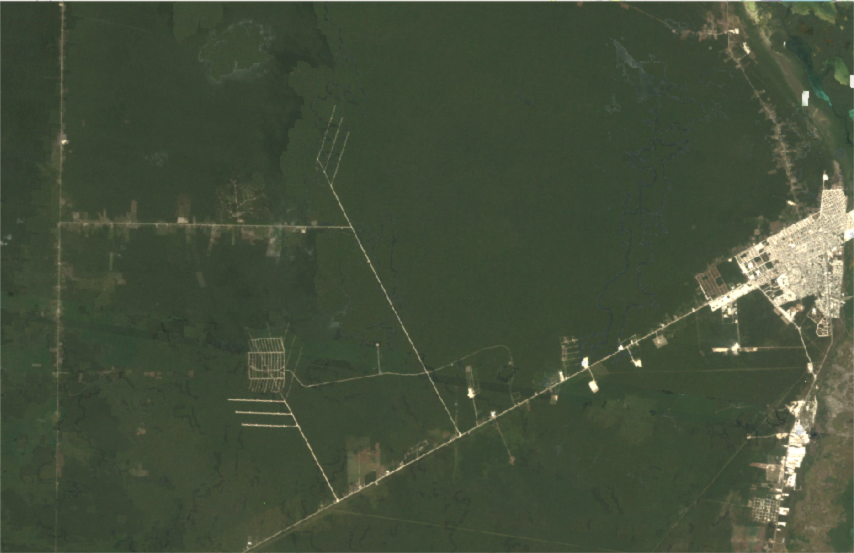
#> input picture module03-histograms-and-color-segmentation/Applications/Images/1985.png, 1708 x 1106 px (shown at 1/2 size)
$ jupyter execute Deforestation-Analysis-using-Color-Segmentation.ipynb   (shell and % lines are left out)
#> lines starting #> are read from the running program, lines starting #| are printed output that depends on the picture; after the words box and inside, x2 and y2 are one past the last pixel; in counts of white or black regions, pixels touching at a corner belong together
# Application: Deforestation Analysis using Color Segmentation

This notebook will help you learn about an application of Color Segmentation using OpenCV. You will learn some important lessons using some simple examples. In this notebook, you will learn the following:

* Analyzing image using Histograms
* Segmenting a particular color range in an image and creating a mask in both RGB and HSV space
* Build a simple application for analyzing satellite imagery

**NOTE**: The satellite images can be obtained from various sources. To keep things simple, in this example we have taken images from the Google Earth Engine from a certain region in Cancun, Mexico.

[cell 1]
import cv2
import glob
import numpy as np
import matplotlib.pyplot as plt
plt.rcParams['image.cmap'] = 'gray'

if 'google.colab' in str(get_ipython()):
    print("Downloading Code to Colab Environment")
    !wget https://www.dropbox.com/sh/s1bc9bnavqx9ryo/AABFVq9q_73nOcZ4T05k40rga?dl=1 -O module-code.zip -q --show-progress
    !unzip -qq module-code.zip
else:
    pass

# 1. Read Images
We will use images from year 1985, 1993, 2001 and 2011 in this example. Let us read the images and see how much difference we can perceive.

[cell 2]
# Reading first screenshot.
image1 = cv2.imread('Images/1985.png')
#> image1 is the input picture: shape (1106, 1708, 3); mean B, G, R 58.6, 79.3, 68.7
image2 = cv2.imread('Images/1993.png')
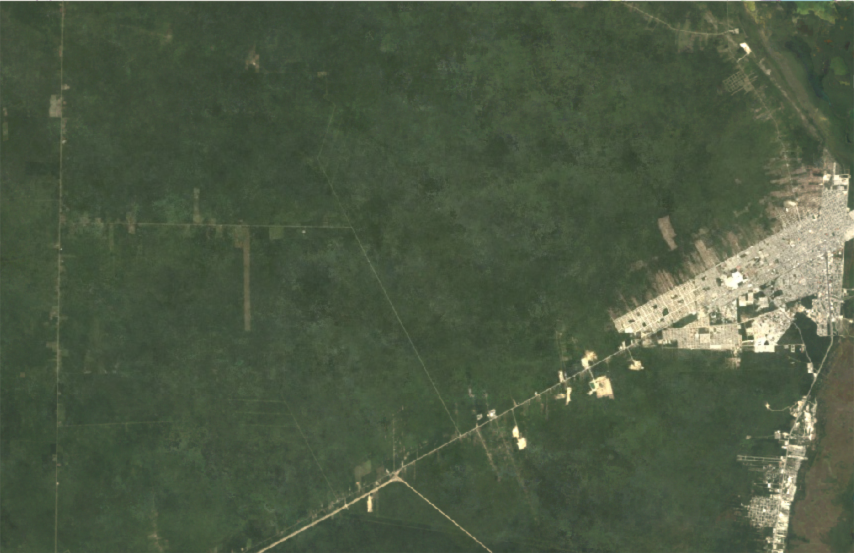
#> input picture module03-histograms-and-color-segmentation/Applications/Images/1993.png, 1708 x 1106 px (shown at 1/2 size)
#> image2 is the input picture: shape (1106, 1708, 3); mean B, G, R 67.6, 89.8, 77.3
image3 = cv2.imread('Images/2001.png')
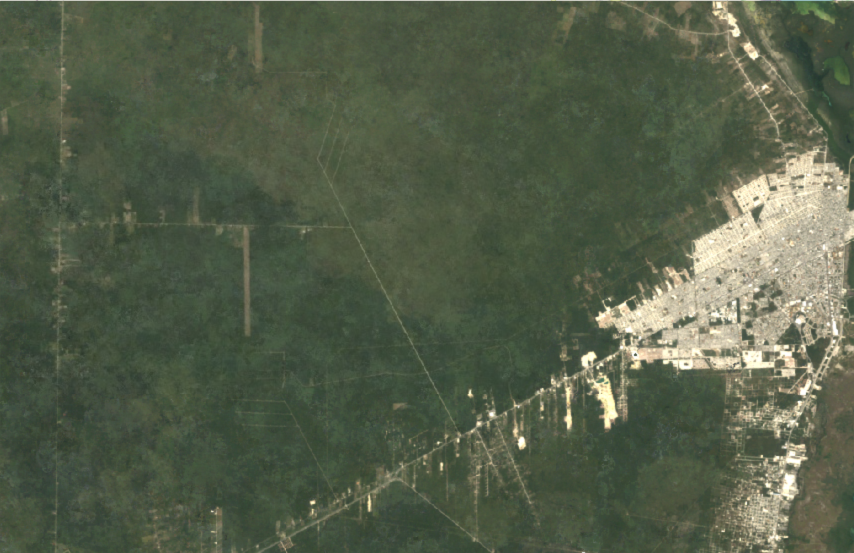
#> input picture module03-histograms-and-color-segmentation/Applications/Images/2001.png, 1708 x 1106 px (shown at 1/2 size)
#> image3 is the input picture: shape (1106, 1708, 3); mean B, G, R 73.7, 94.8, 85
image4 = cv2.imread('Images/2011.png')
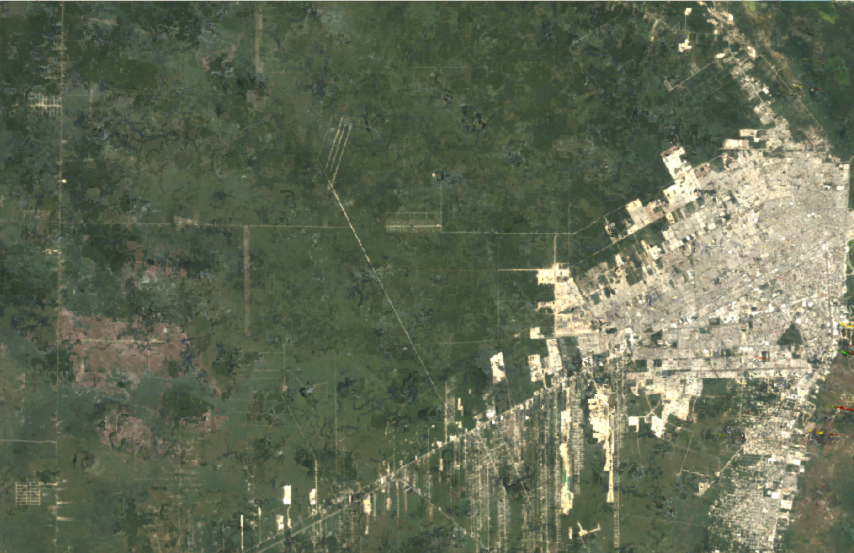
#> input picture module03-histograms-and-color-segmentation/Applications/Images/2011.png, 1708 x 1106 px (shown at 1/2 size)
#> image4 is the input picture: shape (1106, 1708, 3); mean B, G, R 84.8, 106.9, 98.7


fig = plt.figure(figsize=[20, 10])

ax = fig.add_subplot(2, 2, 1)
ax.set_title('1985')
plt.imshow(image1[:, :, ::-1])

ax = fig.add_subplot(2, 2, 2)
ax.set_title('1993')
plt.imshow(image2[:, :, ::-1])

ax = fig.add_subplot(2, 2, 3)
ax.set_title('2001')
plt.imshow(image3[:, :, ::-1])

ax = fig.add_subplot(2, 2, 4)
ax.set_title('2011')
plt.imshow(image4[:, :, ::-1])

# 2. View Channels
We can see that most of the image is green, with patches of creamy-white color. Also, the shade of green keeps changing over years. How do we find the forest area? Let us visualize the different channels.

We will check the channels for the year 1985 and 2011.

[cell 3]
b1, g1, r1 = cv2.split(image1)
b4, g4, r4 = cv2.split(image4)
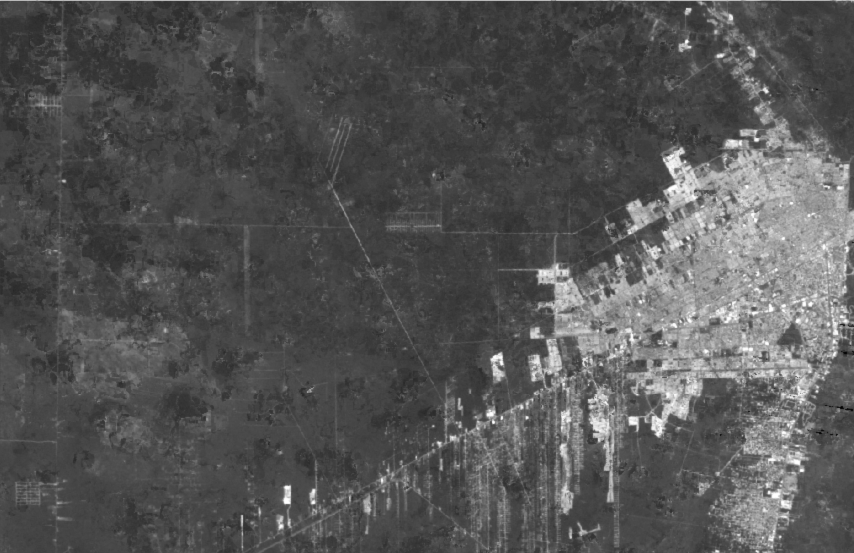
#> b4: shape (1106, 1708) (shown at 1/2 size); min 0, max 255, mean 84.8
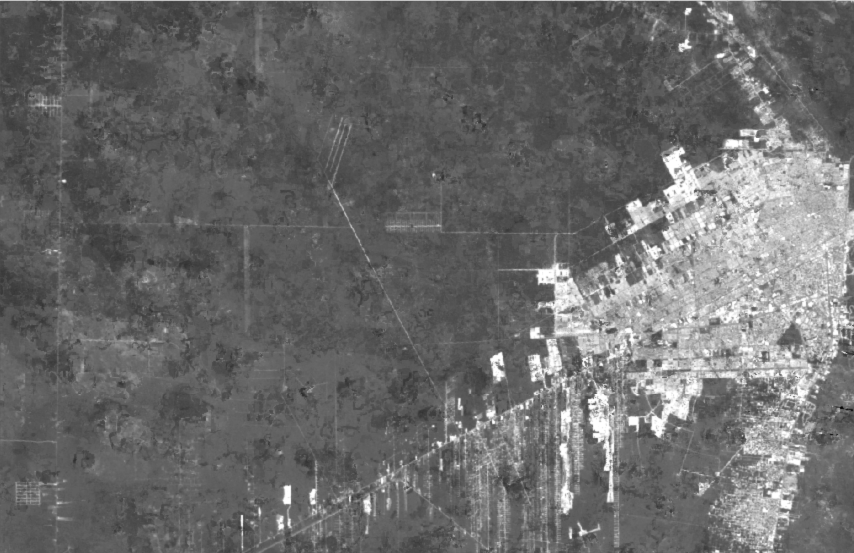
#> g4: shape (1106, 1708) (shown at 1/2 size); min 0, max 255, mean 106.9

# Show the channels.
plt.figure(figsize = [20, 15])
plt.subplot(331); plt.imshow(image1[:, :, ::-1]); plt.title('Original 1985')
plt.subplot(332); plt.imshow(image4[:, :, ::-1]); plt.title('Original 2011')

plt.subplot(334); plt.imshow(r1); plt.title('Red Channel - 1985')
plt.subplot(335); plt.imshow(g1); plt.title('Green Channel - 1985')
plt.subplot(336); plt.imshow(b1); plt.title('Blue Channel - 1985')

plt.subplot(337); plt.imshow(r4); plt.title('Red Channel - 2011')
plt.subplot(338); plt.imshow(g4); plt.title('Green Channel - 2011')
plt.subplot(339); plt.imshow(b4); plt.title('Blue Channel - 2011')

If you look at the green channels of 1985, it is dark in the areas of forest and for 2011, the green channel is a little brighter as compared to the 1985 one. So, to find the green area, one way would be to apply a threshold on the green channel and check the results iteratively until you find the results are satisfactory. But that would be time consuming and error-prone. A better way would be to check the histogram to find out the range of values for the particular color that we want to segment. Let us have a look at the histograms.

# 3. Find Image Histograms
As we saw in the previous section, we will use calcHist() function to compute the histograms for each channel of the image. Since all of the images are BGR format, we will use 256 bins and plot the same. Let's see how it looks.

## 3.1 Plotting linear and logarithmic histograms

[cell 4]
def draw_image_histogram_bgr(image, title = '', yscale = 'linear'):
    """Utility to plot bgr histograms for all color channels independently."""
#> called with title = '1985', yscale = 'linear'
    histB = cv2.calcHist([image], [0], None, [256], [0, 255])
#> histB = 256 values, max 279030 at index 53, min 0 at index 0, mean 7377.7
    histG = cv2.calcHist([image], [1], None, [256], [0, 255])
#> histG = 256 values, max 238306 at index 73, min 0 at index 0, mean 7369.1
    histR = cv2.calcHist([image], [2], None, [256], [0, 255])
#> histR = 256 values, max 174273 at index 61, min 0 at index 0, mean 7363.3

    # Plot the histograms for each channel.
    fig = plt.figure(figsize = [20, 5])
    fig.suptitle(title)

    ax = fig.add_subplot(1, 3, 1)
    ax.set_yscale(yscale)
    plt.plot(histB, color = 'b', label = 'Blue')
    ax.grid()
    ax.legend()

    ax = fig.add_subplot(1, 3, 2)
    ax.set_yscale(yscale)
    plt.plot(histG, color = 'g', label = 'Green')
    ax.grid()
    ax.legend()

    ax = fig.add_subplot(1, 3, 3)
    ax.set_yscale(yscale)
    plt.plot(histR, color = 'r', label = 'Red')
    ax.grid()
    ax.legend()

    plt.show()
#> figure, not shown here; panel 1: curve peaks at x = 53, y = 279030; panel 2: curve peaks at x = 73, y = 238306; panel 3: curve peaks at x = 61, y = 174273

# Calculate and draw the histograms for the images.
draw_image_histogram_bgr(image1, '1985')
draw_image_histogram_bgr(image4, '2011')

[cell 5]
# Display the Log plots.
draw_image_histogram_bgr(image1,'1985 - Log Plot', 'log')
draw_image_histogram_bgr(image4,'2011 - Log Plot', 'log')

## 3.1. Conclusion
We can see from the 1985 plot that there is a huge peak around the intensity value of ~60 and that most of the values lie in the range 50 to 80. The range is much wider in case of 2011.

It is worth checking the Log plot as that gives us an indication that the values after the peaks are not zero (the linear plot gives an impression that all values after the peak is zero).

The second observation comes from the 2011 histogram: you can see a second, smaller peak around the intensity value of ~190. This belongs to the bright "port" region on the right.

Now that we have the histograms that show the range of values that belongs to the green channel, we can use them to segment the image and find the forest cover for each image.

# 4. Color Segmentation using inRange
We will use the function `inRange` to find out the mask for the green color from the image.

<hr   style="border:none; height: 4px; background-color: #D3D3D3 " />

**`inRange()`** Creates a mask on the basis of color values.

### <font style="color:rgb(8,133,37)">Function Syntax </font>
```
dst = cv2.inRange(src, lowerb, upperb[, dst])
```

`dst`: the output array of the same size as src and CV_8U type.

The function has **3 required arguments**:

1. `src`: first input array.
2. `lowerb`: inclusive lower boundary array or a scalar.
3. `upperb`: inclusive upper boundary array or a scalar.

### <font style="color:rgb(8,133,37)">OpenCV Documentation</font>

[**`inRange()`**](https://docs.opencv.org/4.5.2/d2/de8/group__core__array.html#ga48af0ab51e36436c5d04340e036ce981)

<hr   style="border:none; height: 4px; background-color: #D3D3D3 " />

You should play around with the values that we have used and see the results.

[cell 6]
def detect_green_BGR(img):
    """Detect and return a mask for the green area of an image using BGR segmentation."""
    lower_BGR_values = np.array([0, 50, 0], dtype = 'uint8')
    upper_BGR_values = np.array([255, 100, 255], dtype = 'uint8')

    # Create a mask using the lower and upper range.
    mask_BGR = cv2.inRange(img, lower_BGR_values, upper_BGR_values)
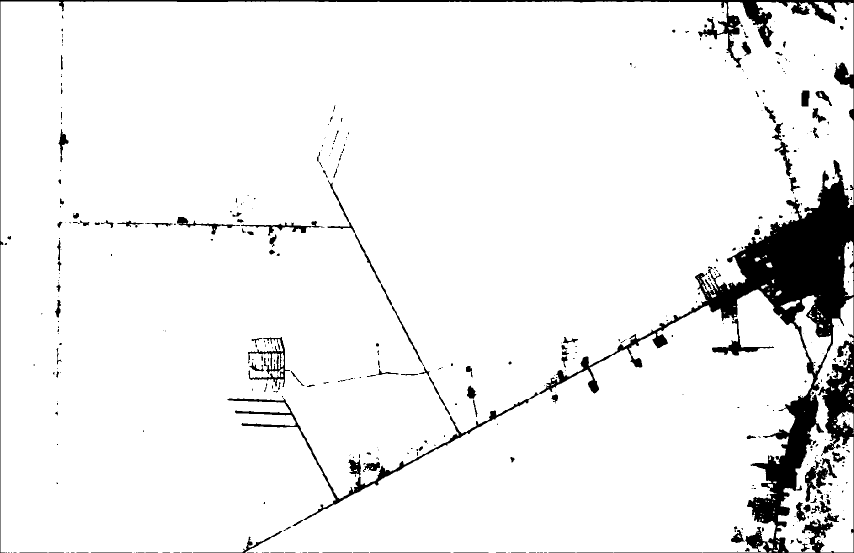
#> mask_BGR: shape (1106, 1708) (shown at 1/2 size); 93.4% white; 432 black regions (280 under 20 px), largest, box (x1, y1, x2, y2) and area: (0, 0, 1708, 1106) 93709, (455, 785, 1077, 1040) 5936, (496, 674, 580, 774) 1812

    return mask_BGR

# 5. Detect and Plot Segmented Output
We will display the results for the segmentation obtained using the above function.

[cell 7]
segmented_green = detect_green_BGR(image1)

fig = plt.figure(figsize = (20, 10))

ax = fig.add_subplot(1, 2, 1)
plt.imshow(image1[:, :, ::-1])
ax.set_title('Original')

ax = fig.add_subplot(1, 2, 2)
plt.imshow(segmented_green, cmap = 'gray')
ax.set_title('Color Segmented in Green Channel')

plt.show()

We can see that the green regions are very well segmented as desired. Now, let us find the percentage of the green region in the image.

# 6. Find percentage of non-zero pixels
We will use this function to compute the percentage of green pixels in the image. We use the function `countNonZero` to find the non zero pixels and then divide the number with the total number of pixels in the image. This gives us the percentage of non-zero pixels in the image.

[cell 8]
def percent_forest(gray_img):
    """Return the percentage of the image detected to be forested."""
    c = cv2.countNonZero(gray_img)
#> c = 1764854

    # Finding number of pixels in image to find percentage.
    t = gray_img.shape[0] * gray_img.shape[1]
#> t = 1889048

    # Rounding off to 2 decimal place.
    return round((c / t) * 100, 2)

[cell 9]
segmented_green = detect_green_BGR(image1)
green_ratio = percent_forest(segmented_green)
#> green_ratio = 93.43

fig = plt.figure(figsize = (20, 20))

ax = fig.add_subplot(1, 2, 1)
plt.imshow(image1[:, :, ::-1])
ax.set_title('Original')

ax = fig.add_subplot(1, 2, 2)
plt.imshow(segmented_green, cmap = 'gray')
ax.set_title('Color Segmented in Green Channel: ' + str(green_ratio) + '%')

plt.show()
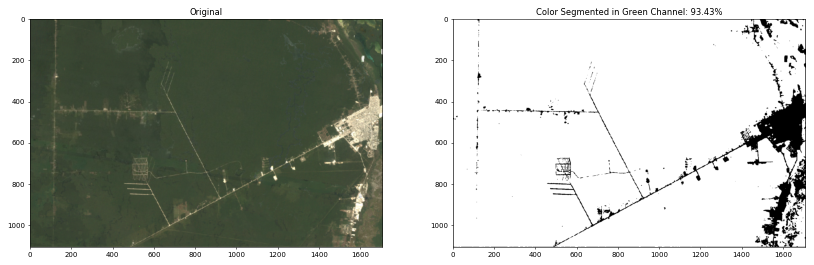
#> figure drawn by matplotlib, 2 panels

# 7. Check for all images
Now, let us check the percentage greenery in some more images. We will use 4 images taken from 1985, 1993, 2001, and 2011.

[cell 10]
image_files = glob.glob("Images/*.png")
image_files.sort()
for image_file in image_files:
    image = cv2.imread(image_file)

    segmented_green = detect_green_BGR(image)
    green_ratio = percent_forest(segmented_green)

    fig = plt.figure(figsize = (20, 10))
    ax = fig.add_subplot(1, 2, 1)
    plt.imshow(image[:, :, ::-1])
    ax.set_title('Original - ' + image_file)

    ax = fig.add_subplot(1, 2, 2)
    plt.imshow(segmented_green, cmap = 'gray')
    ax.set_title('Color Segmented in Green Channel: ' + str(green_ratio) + '%')

    plt.show()

# 8. Analysis using the HSV Color Space

Another approach to this segmentation problem is to use the HSV color space to isolate the range of hue values representing the forested areas.

[cell 11]
def draw_image_histogram_hsv(image, title = '', yscale = 'linear'):
    """Utility to plot histograms for the hue, saturation, value channels independently."""
#> called with title = '1985', yscale = 'linear'
    HSV_image = cv2.cvtColor(image, cv2.COLOR_BGR2HSV)
#> HSV_image: shape (1106, 1708, 3); mean H, S, V 46.3, 68.8, 79.7

    histH = cv2.calcHist([HSV_image], [0], None, [180], [0, 179])
#> histH = 180 values, max 220880 at index 48, min 0 at index 1, mean 10494.7
    histS = cv2.calcHist([HSV_image], [1], None, [256], [0, 255])
#> histS = 256 values, max 127831 at index 71, min 0 at index 125, mean 7379.1
    histV = cv2.calcHist([HSV_image], [2], None, [256], [0, 255])
#> histV = 256 values, max 238304 at index 73, min 0 at index 0, mean 7363.3

    # Plot the histograms for each channel.
    fig = plt.figure(figsize = [20, 5])
    fig.suptitle(title)

    ax = fig.add_subplot(1, 3, 1)
    ax.set_yscale(yscale)
    plt.plot(histH, color = 'b', label = 'Hue')
    ax.grid()
    ax.legend()

    ax = fig.add_subplot(1, 3, 2)
    ax.set_yscale(yscale)
    plt.plot(histS, color = 'g', label = 'Saturation')
    ax.grid()
    ax.legend()

    ax = fig.add_subplot(1, 3, 3)
    ax.set_yscale(yscale)
    plt.plot(histV, color = 'r', label = 'Value')
    ax.grid()
    ax.legend()

    plt.show()
#> figure, not shown here; panel 1: curve peaks at x = 48, y = 220880; panel 2: curve peaks at x = 71, y = 127831; panel 3: curve peaks at x = 73, y = 238304

## 8.1. Detect Segmented area from HSV Image

[cell 12]
# calculate and draw the histograms for the images
draw_image_histogram_hsv(image1, '1985')
draw_image_histogram_hsv(image4, '2011')
#> in draw_image_histogram_hsv (call 2), `HSV_image = cv2.cvtColor(image, cv2.COLOR_BGR2HSV)`: HSV_image: shape (1106, 1708, 3); mean H, S, V 43.9, 57.6, 108.4

# Display the Log plots
draw_image_histogram_hsv(image1, '1985 - Log Plot','log')
#> call 3 of draw_image_histogram_hsv, with title = '1985 - Log Plot', yscale = 'log'
#> in draw_image_histogram_hsv (call 3), `plt.show()`:
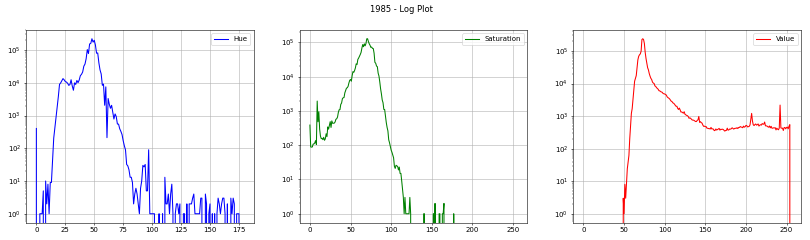
#> figure drawn by matplotlib, 3 panels; panel 1: curve peaks at x = 48, y = 220880; panel 2: curve peaks at x = 71, y = 127831; panel 3: curve peaks at x = 73, y = 238304
draw_image_histogram_hsv(image4, '2011 - Log Plot','log')

## 8.2. Compute and compare with BGR

[cell 13]
def detect_green_HSV(img):
    """Detect and return a mask for the green area of an image using HSV segmentation."""
    HSV_image = cv2.cvtColor(img, cv2.COLOR_BGR2HSV)

    lower_HSV_values = np.array([36, 0, 50], dtype = 'uint8')
    upper_HSV_values = np.array([86, 250, 100], dtype = 'uint8')

    mask_HSV = cv2.inRange(HSV_image, lower_HSV_values, upper_HSV_values)
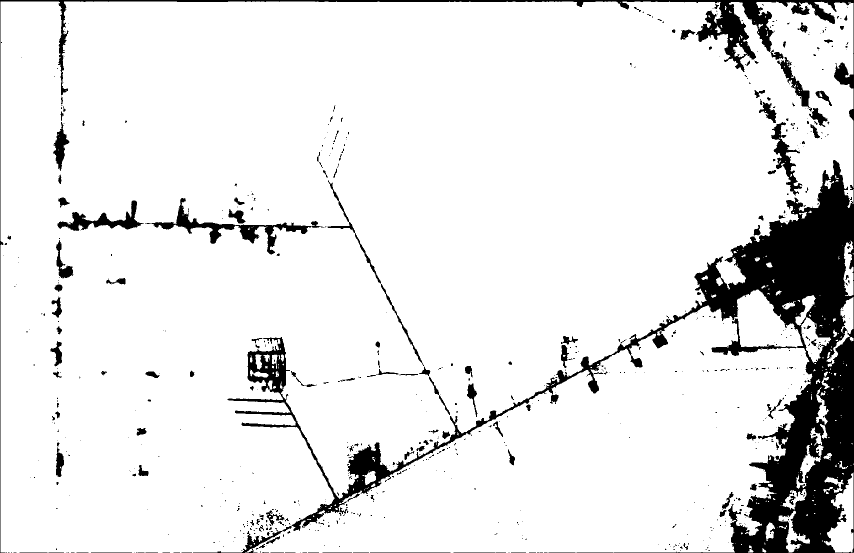
#> mask_HSV: shape (1106, 1708) (shown at 1/2 size); 90.2% white; 718 black regions (551 under 20 px), largest, box (x1, y1, x2, y2) and area: (0, 0, 1708, 1106) 148034, (290, 396, 649, 509) 5583, (115, 401, 288, 462) 3097

    return mask_HSV

[cell 14]
image_files = glob.glob("Images/*.png")
image_files.sort()
for image_file in image_files:
    image = cv2.imread(image_file)

    segmented_green_hsv = detect_green_HSV(image)
    green_ratio_hsv = percent_forest(segmented_green_hsv)
#> green_ratio_hsv = 90.2

    segmented_green_bgr = detect_green_BGR(image)
    green_ratio_bgr = percent_forest(segmented_green_bgr)
#> green_ratio_bgr = 93.43

    fig = plt.figure(figsize = (20, 10))
    ax = fig.add_subplot(1, 3, 1)
    plt.imshow(image[:, :, ::-1])
    ax.set_title('Original - ' + image_file)

    ax = fig.add_subplot(1, 3, 2)
    plt.imshow(segmented_green_hsv, cmap = 'gray')
    ax.set_title('Color Segmented using HSV Color Space: ' + str(green_ratio_hsv) + '%')

    ax = fig.add_subplot(1, 3, 3)
    plt.imshow(segmented_green_bgr, cmap = 'gray')
    ax.set_title('Color Segmented using BGR Color Space: ' + str(green_ratio_bgr) + '%')

    plt.show()
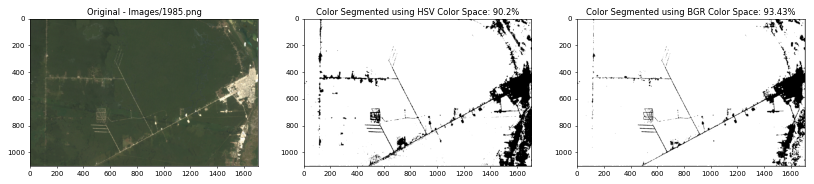
#> figure drawn by matplotlib, 3 panels
